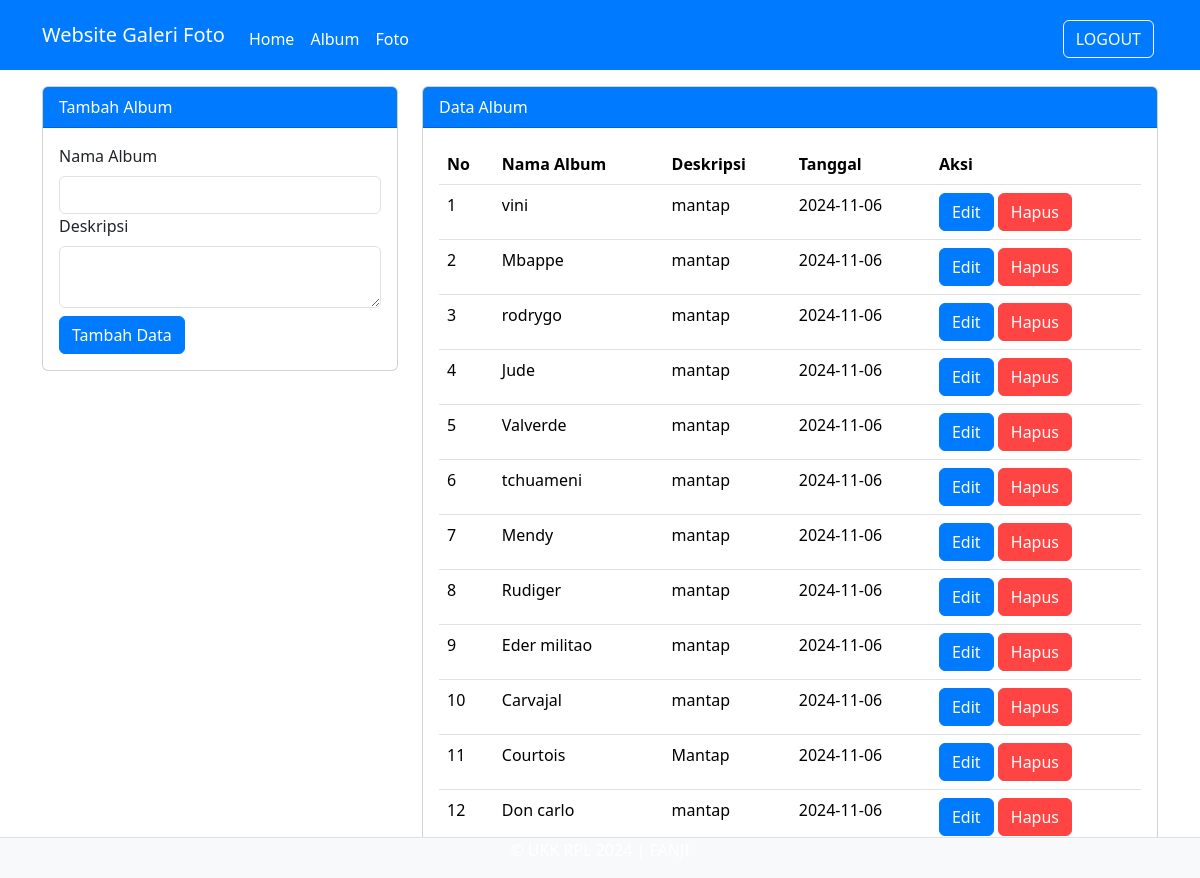
The page /admin/album.php (signed in) on the database its author committed.
### tables this page shows
CREATE TABLE `album` (
  `albumid` int(11) NOT NULL,
  `namaalbum` varchar(255) NOT NULL,
  `deskripsi` text NOT NULL,
  `tanggalbuat` date NOT NULL,
  `userid` int(11) NOT NULL
);

### admin/album.php (the view, shortened to what this page needs)
<?php
include '../config/koneksi.php';
?>
<!DOCTYPE html>
<html lang="en">
<head>
    <link rel="stylesheet" type="text/css" href="../assets/css/bootstrap.min.css">
</head>
<body>
<nav class="navbar navbar-expand-lg">
  <div class="container">
    <a class="navbar-brand" href="index.php">Website Galeri Foto</a>
    <div class="collapse navbar-collapse mt-2" id="navbarNavAltMarkup">
      <div class="navbar-nav me-auto">
        <a href="home.php" class="nav-link">Home</a>
        <a href="album.php" class="nav-link">Album</a>
        <a href="foto.php" class="nav-link">Foto</a>
      </div>
      <a href="../config/aksi_logout.php" class="btn btn-outline-light m-1">LOGOUT</a>
    </div>
  </div>
</nav>
<div class="container mt-3">
    <div class="row">
        <div class="col-md-4">
        <div class="card">
            <div class="card-header">Tambah Album</div>
            <div class="card-body">
                <form action="../config/aksi_album.php" method="POST">
                    <label class="form-label">Nama Album</label>
                    <input type="text" name="namaalbum" class="form-control" required>
                    <label class="form-label">Deskripsi</label>
                    <textarea class="form-control" name="deskripsi" required></textarea>
                    <button type="submit" class="btn btn-primary mt-2" name="tambah">Tambah Data</button>
                </form>
            </div>
        </div>
        </div>
        <div class="col-md-8">
        <div class="card">
            <div class="card-header">Data Album</div>
            <div class="card-body">
                <table class="table">
                    <thead>
                        <tr>
                            <th>No</th>
                            <th>Nama Album</th>
                            <th>Deskripsi</th>
                            <th>Tanggal</th>
                            <th>Aksi</th>
                        </tr>
                    </thead>
                    <tbody>
                        <?php
                        $no = 1;
                        $userid = $_SESSION['userid'];
                        $sql = mysqli_query($koneksi,"SELECT * FROM album WHERE userid=$userid");
                        while($data = mysqli_fetch_array($sql)) {
                        ?>
                        <tr>
                            <td> <?php echo $no++ ?></td>
                            <td> <?php echo $data['namaalbum'] ?></td>
                            <td> <?php echo $data['deskripsi'] ?></td>
                            <td> <?php echo $data['tanggalbuat'] ?></td>
                            <td>
                                <button type="button" class="btn btn-primary" data-bs-toggle="modal" data-bs-target="#edit<?php echo$data['albumid'] ?>">
                                    Edit
                                </button>
                                <button type="button" class="btn btn-danger" data-bs-toggle="modal" data-bs-target="#hapus<?php echo$data['albumid'] ?>">
                                    Hapus
                                </button>
                            </td>
                        </tr>
                        <?php } ?>
                    </tbody>
                </table>
            </div>
        </div>
        </div>
    </div>
</div>
<footer class="d-flex justify-content-center border-top mt-3 bg-light fixed-bottom">
    <p>&copy; UKK RPL 2024 | FANJI</p>
</footer>
</body>
</html>

### admin/album.php (style rules this page uses)
.navbar, .card-header, .modal-header, footer { background-color: #007bff; color: #ffffff; }
.navbar .navbar-brand, footer p, .nav-link { color: #ffffff; }
.btn-primary { background-color: #007bff; color: #ffffff; border-color: #007bff; }
.btn-danger { background-color: #ff4444; border-color: #ff4444; / color: #ffffff; }
footer { background-color: #007bff; color: #ffffff; }

### rows shown on the page
album: namaalbum "vini", deskripsi "mantap", tanggalbuat "2024-11-06"
album: namaalbum "Mbappe", deskripsi "mantap", tanggalbuat "2024-11-06"
album: namaalbum "rodrygo", deskripsi "mantap", tanggalbuat "2024-11-06"
album: namaalbum "Jude", deskripsi "mantap", tanggalbuat "2024-11-06"
album: namaalbum "Valverde", deskripsi "mantap", tanggalbuat "2024-11-06"
album: namaalbum "tchuameni", deskripsi "mantap", tanggalbuat "2024-11-06"
album: namaalbum "Mendy", deskripsi "mantap", tanggalbuat "2024-11-06"
album: namaalbum "Rudiger", deskripsi "mantap", tanggalbuat "2024-11-06"
album: namaalbum "Eder militao", deskripsi "mantap", tanggalbuat "2024-11-06"
album: namaalbum "Carvajal", deskripsi "mantap", tanggalbuat "2024-11-06"
album: namaalbum "Courtois", deskripsi "Mantap", tanggalbuat "2024-11-06"
album: namaalbum "Don carlo", deskripsi "mantap", tanggalbuat "2024-11-06"
